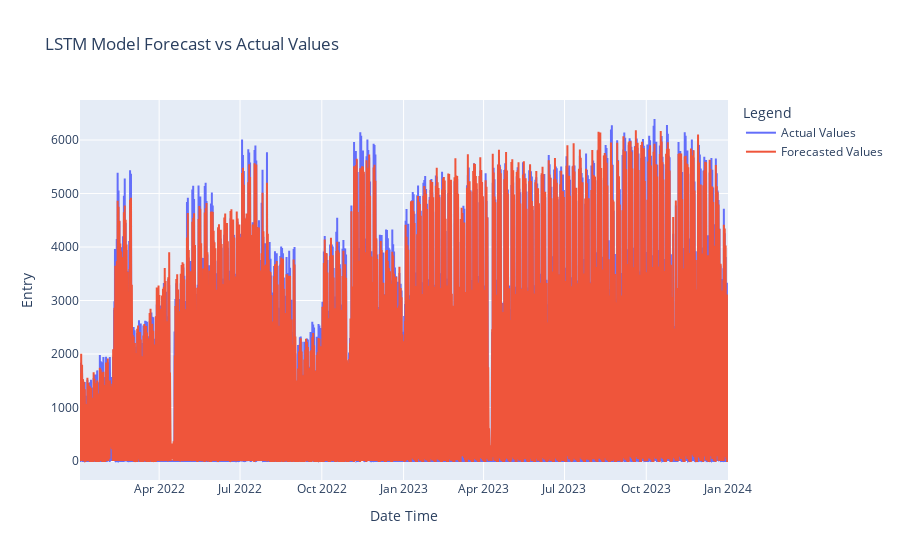

The notebook cell saved with this chart:
### Code cell
print(f"Length of the dataset: {len(X)}")

# Make predictions on the entire dataset
y_pred = model.predict(X)

# Inverse transform the predictions and actual values
# Create a DataFrame to hold the predictions and actual values
df_pred = pd.DataFrame(y_pred, columns=['Entry'])
df_actual = pd.DataFrame(y, columns=['Entry'])

# Inverse transform the 'Entry' column
y_pred_inv = scaler_entry.inverse_transform(df_pred)
y_true_inv = scaler_entry.inverse_transform(df_actual)

# Round the predictions to the nearest whole number and ensure non-negative values
y_pred_inv = np.round(np.maximum(y_pred_inv, 0))
y_true_inv = np.round(np.maximum(y_true_inv, 0))

# Calculate evaluation metrics
rmse = np.sqrt(mean_squared_error(y_true_inv, y_pred_inv))
mae = mean_absolute_error(y_true_inv, y_pred_inv)
r2 = r2_score(y_true_inv, y_pred_inv)

# Print evaluation metrics
print(f"Root Mean Squared Error (RMSE): {rmse}")
print(f"Mean Absolute Error (MAE): {mae}")
print(f"R-squared (R²): {r2}")

# Create a DataFrame with all features and the true and forecasted values
df_features_with_predictions = df.iloc[-len(y_true_inv):].copy()

# Rename the 'Entry' column to 'Actual Values'
df_features_with_predictions.rename(columns={'Entry': 'Actual Values'}, inplace=True)

# Add the 'Forecasted Values' column
df_features_with_predictions['Forecasted Values'] = y_pred_inv.flatten()

# Reorder the columns
df_features_with_predictions = df_features_with_predictions[['Date Time', 'hour', 'day_of_week', 'is_weekend', 'is_holiday', 'month', 'year', 'rain_class', 'Actual Values', 'Forecasted Values']]

# Plot the results with 'Date Time' as the x-axis using Plotly
fig = go.Figure()

fig.add_trace(go.Scatter(x=df_features_with_predictions['Date Time'], y=df_features_with_predictions['Actual Values'], mode='lines', name='Actual Values'))
fig.add_trace(go.Scatter(x=df_features_with_predictions['Date Time'], y=df_features_with_predictions['Forecasted Values'], mode='lines', name='Forecasted Values'))

fig.update_layout(title='LSTM Model Forecast vs Actual Values', xaxis_title='Date Time', yaxis_title='Entry', legend_title='Legend')

fig.show()

### Figure 1 — Plotly figure (JSON) as saved in the notebook; plotly's stock layout.template omitted (floating-point values rounded to 4 significant figures; data arrays with more than 128 entries replaced by an {"elided": "..."} marker saying what was removed)
{"data": [{"mode": "lines", "name": "Actual Values", "type": "scatter", "x": {"elided": "14581 str values"}, "y": {"elided": "14581 float values"}}, {"mode": "lines", "name": "Forecasted Values", "type": "scatter", "x": {"elided": "14581 str values"}, "y": {"elided": "14581 int values"}}], "layout": {"legend": {"title": {"text": "Legend"}}, "title": {"text": "LSTM Model Forecast vs Actual Values"}, "xaxis": {"title": {"text": "Date Time"}}, "yaxis": {"title": {"text": "Entry"}}}}
